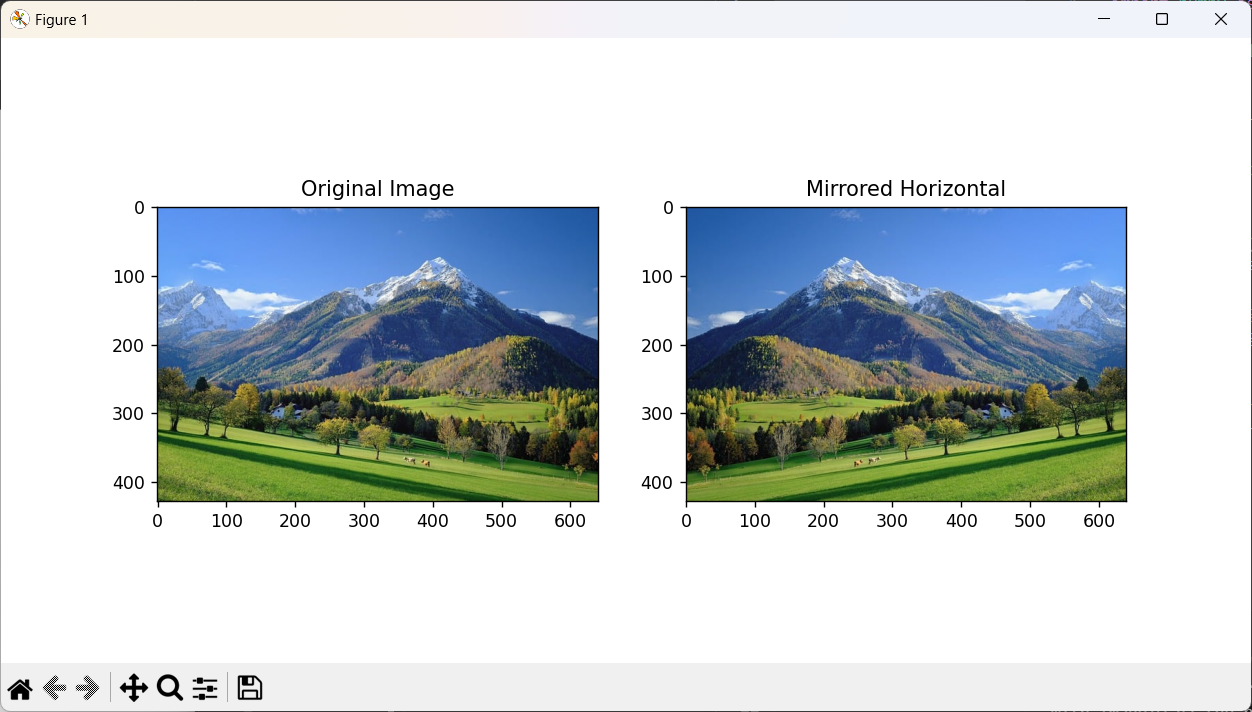

This figure's Python source:
import numpy as np
import imageio as img
import matplotlib.pyplot as plt

# gambar
image = img.imread('D:\\gunung.jpg')

# Membuat mirror horizontal
mirrored_image = np.flip(image, axis=1)

# Menampilkan hasil
plt.figure(figsize=(10, 5))
plt.subplot(1, 2, 1)
plt.title("Original Image")
plt.imshow(image)

plt.subplot(1, 2, 2)
plt.title("Mirrored Horizontal")
plt.imshow(mirrored_image)

plt.show()
